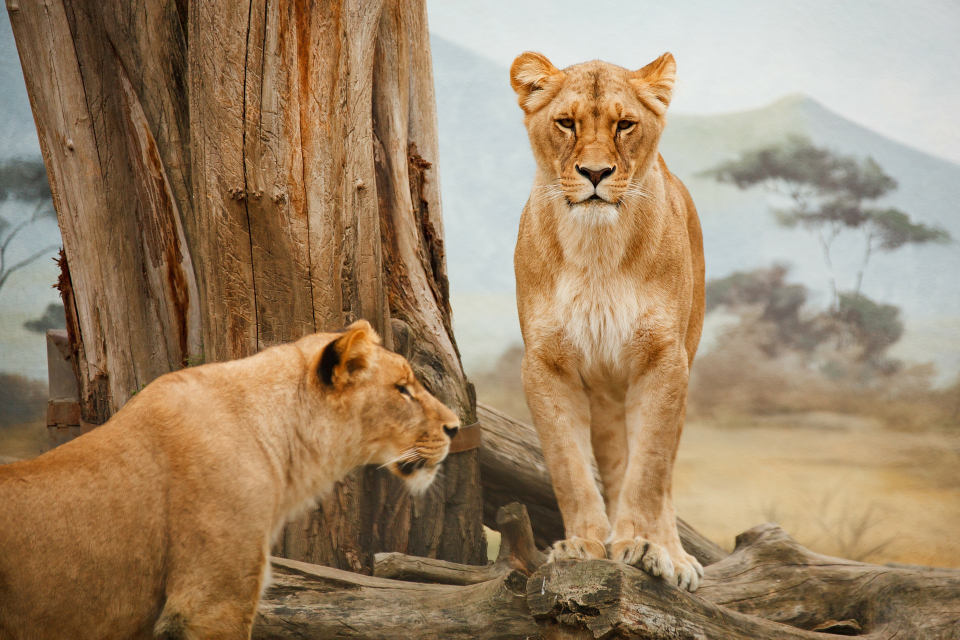
#> input picture Notebooks/lion.jpg, 1920 x 1279 px (shown at 1/2 size)
$ jupyter execute SVD-compression.ipynb   (shell and % lines are left out)
#> lines starting #> are read from the running program, lines starting #| are printed output that depends on the picture
[cell 1]
import numpy as np
from PIL import Image
import matplotlib.pyplot as plt

[cell 2]
img = Image.open('lion.jpg').convert('L')
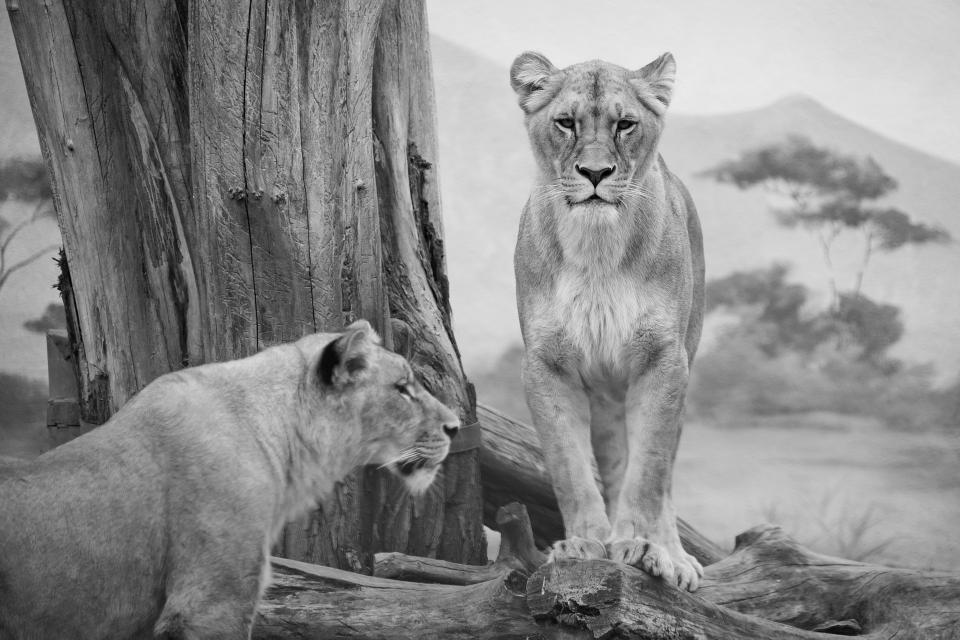
#> img: PIL image 1920x1279 L (shown at 1/2 size); min 0, max 243, mean 137.6

[cell 3]
plt.imshow(img, cmap='gray')

[cell 4]
U,S,V = np.linalg.svd(img,full_matrices=False)
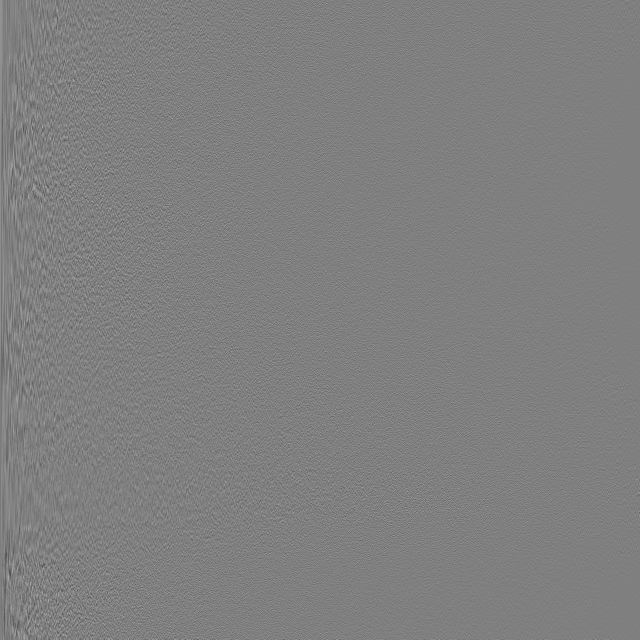
#> U: shape (1279, 1279) float64 (shown at 1/2 size); min -0.239, max 0.238, mean 1.47e-05; drawn with min black and max white
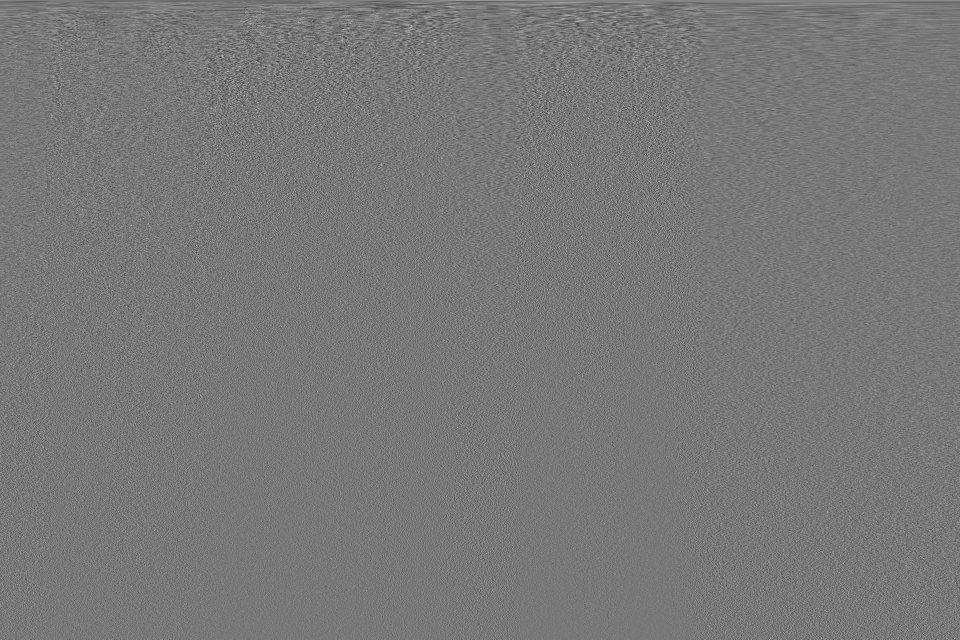
#> V: shape (1279, 1920) float64 (shown at 1/2 size); min -0.148, max 0.165, mean 1.33e-05; drawn with min black and max white
#> S = 1279 values, max 223297.2 at index 0, min 6.21 at index 1278, mean 676.2

[cell 5]
print(np.shape(img))
#| (1279, 1920)

[cell 6]
print(U.shape)
#| (1279, 1279)
print(S.shape)
#| (1279,)
print(V.shape)
#| (1279, 1920)

[cell 7]
sigmas=np.diag(S)

[cell 8]
len(sigmas)
#> Out = 1279

[cell 9]
lower_rank600 = sigmas

[cell 10]
plt.plot(np.cumsum(sigmas)/np.sum(sigmas))
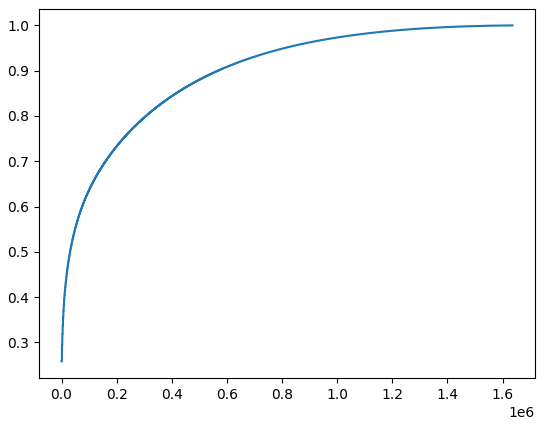
#> figure drawn by matplotlib, 1 panel; curve peaks at x = 1635840, y = 1

[cell 11]
new_image_600 = np.dot(U[:,:600],np.dot(np.diag(S[:600]),V[:600,:]))

[cell 12]
plt.imshow(new_image_600,cmap='gray')

[cell 13]
k = 300
new_image = np.dot(U[:,:k],np.dot(np.diag(S[:k]),V[:k,:]))

[cell 14]
plt.imshow(new_image,cmap='gray')

[cell 15]
k = 100
new_image = np.dot(U[:,:k],np.dot(np.diag(S[:k]),V[:k,:]))
plt.imshow(new_image,cmap='gray')

[cell 16]
k = 50
new_image = np.dot(U[:,:k],np.dot(np.diag(S[:k]),V[:k,:]))
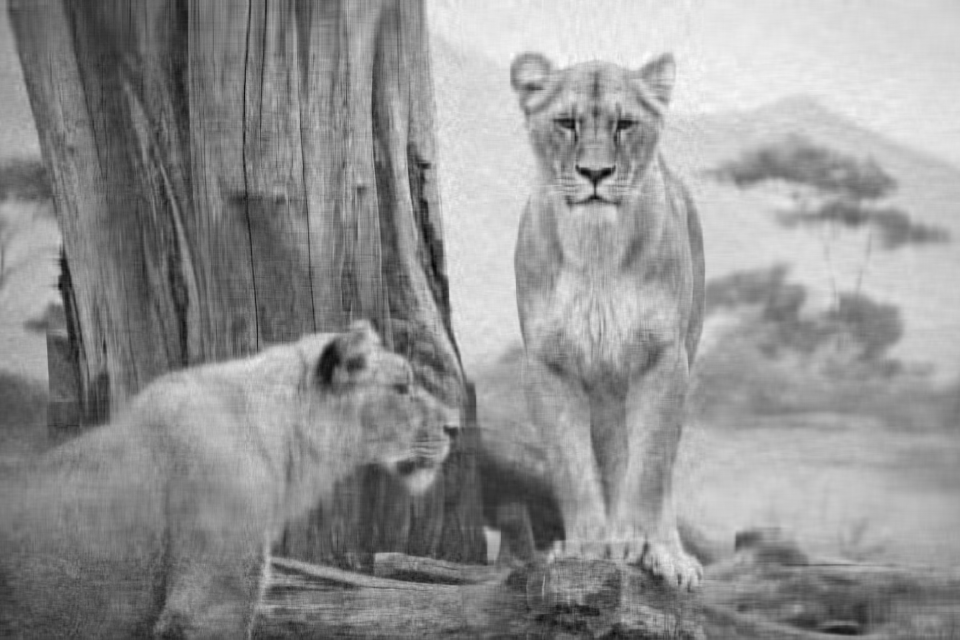
#> new_image: shape (1279, 1920) float64 (shown at 1/2 size); min -14.98, max 250.2, mean 137.6; drawn with min black and max white
plt.imshow(new_image,cmap='gray')

[cell 17]
k = 20
new_image = np.dot(U[:,:k],np.dot(np.diag(S[:k]),V[:k,:]))
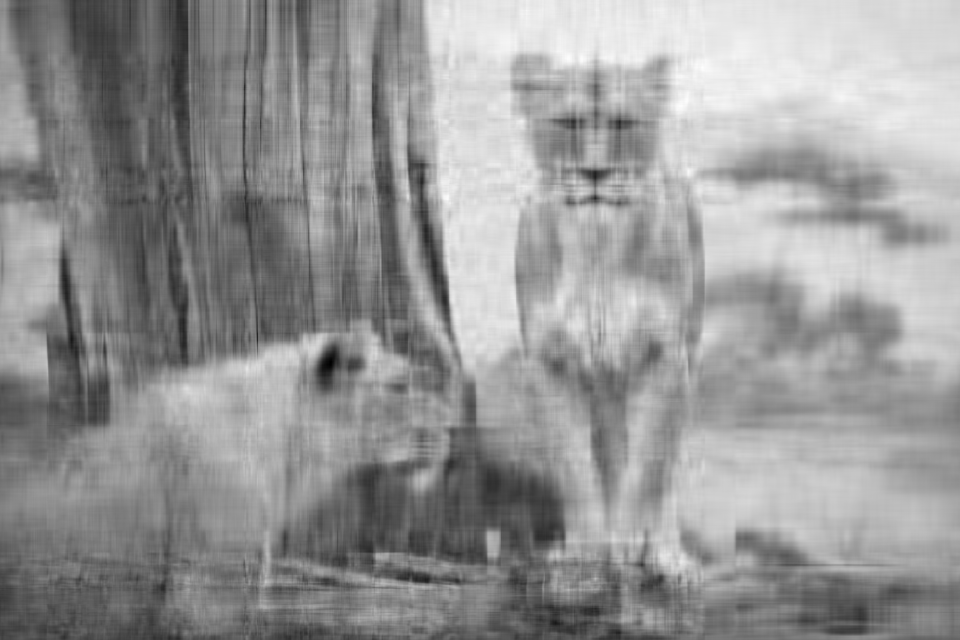
#> new_image: shape (1279, 1920) float64 (shown at 1/2 size); min -22.79, max 249.5, mean 137.6; drawn with min black and max white
plt.imshow(new_image,cmap='gray')

[cell 18]
k = 10
new_image = np.dot(U[:,:k],np.dot(np.diag(S[:k]),V[:k,:]))
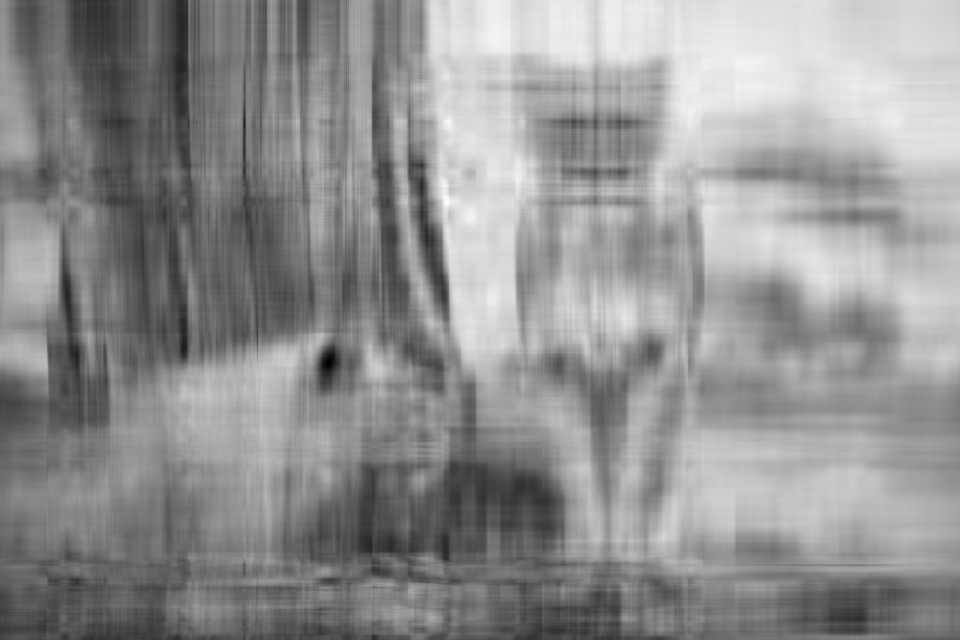
#> new_image: shape (1279, 1920) float64 (shown at 1/2 size); min -15.59, max 253.3, mean 137.6; drawn with min black and max white
plt.imshow(new_image,cmap='gray')

[cell 19]
new_image.shape
#> Out = (1279, 1920)

[cell 20]
k = 1279
new_image = np.dot(U[:,:k],np.dot(np.diag(S[:k]),V[:k,:]))
plt.imshow(new_image,cmap='gray')
